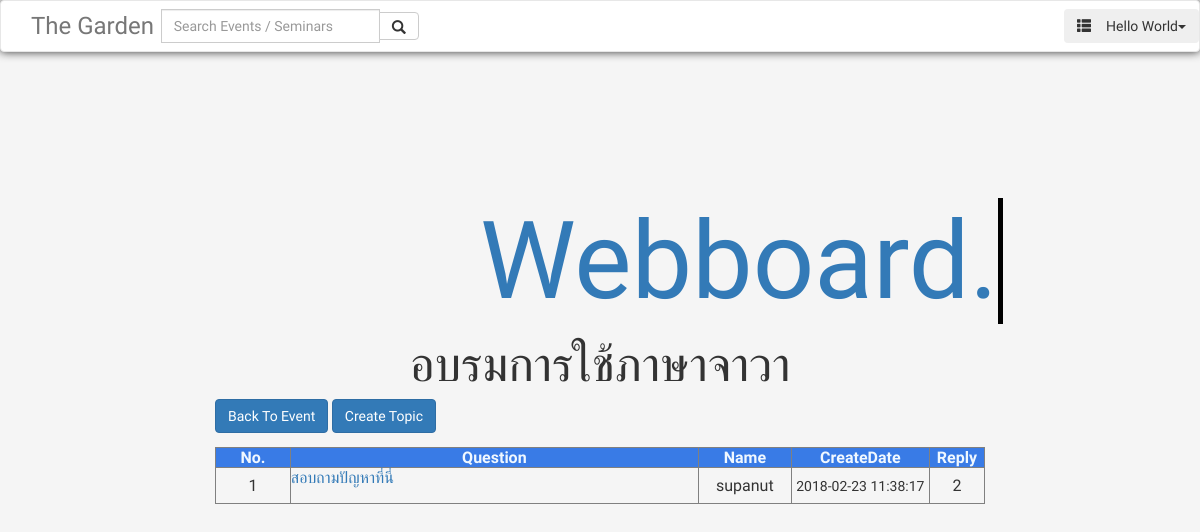
Page /nut.php?noevent=1 (signed in) on the committed database.
### tables this page shows
CREATE TABLE `event` (
  `noevent` int(10) UNSIGNED NOT NULL,
  `username` varchar(15) NOT NULL,
  `name` varchar(50) NOT NULL,
  `type` varchar(10) NOT NULL,
  `current` smallint(6) NOT NULL,
  `capacity` smallint(6) NOT NULL,
  `price` int(11) NOT NULL,
  `imagePath` text NOT NULL,
  `vdoPath` text NOT NULL,
  `description` text NOT NULL,
  `create_date_time` datetime NOT NULL,
  `start_date_time` datetime NOT NULL,
  `end_date_time` datetime NOT NULL,
  `location` text NOT NULL,
  `condition` text NOT NULL,
  `status` tinyint(1) NOT NULL
);

CREATE TABLE `topic` (
  `notopic` int(10) UNSIGNED NOT NULL,
  `noevent` int(10) UNSIGNED NOT NULL,
  `username` varchar(15) NOT NULL,
  `header` varchar(200) NOT NULL,
  `description` text NOT NULL,
  `date_time` datetime NOT NULL
);

### nut.php (the view, shortened to what this page needs)
<html>
<head>
<?php
require './header.php';
include "./database/epmtfafn_satta_db.php" ;?>
    <link rel="stylesheet" type="text/css" href="css/webboard.css">
</head>
<body style="font-family: 'Ubuntu', sans-serif;
    font-family: 'Noto Serif', serif;
    font-family: 'Nanum Gothic', sans-serif;
    font-family: 'Libre Baskerville', serif;
    font-family: 'Mitr', sans-serif;height:800px; background-color:rgb(245, 245, 245);">
<?php
$db = new DataBase();
$db->openDataBase();
$data=$db->get_topic_noevent_all($_GET['noevent']);
  $event=$db->get_noevent($_GET['noevent']);
?>
<div class="col-sm-2" ></div>
<div class="col-sm-8" >
  <div id="wallTopic" class="col-sm-12">
  <h1>
    <a href=""  style="font-size: 3em;"  class="typewrite" data-period="3000" data-type='[ "Webboard." ]'>
    </a>
  </h1>
  </div>
<div class="sticky-top" >
<center><font size="100px" ><?php echo $event['name']?></font></center>
<form method="get" action='eventMain.php'>
    <button class="btn btn-primary" type="submit">Back To Event</button>
    <a href="#popup1" class="btn btn-primary" data-toggle="modal" data-target="#myModal">Create Topic</a>
</form>
<table border="-1">
<tr id="TopicHeader" style="background-color: #397be6;
  -webkit-text-fill-color: aliceblue;">
<th width="85" > <div  align="center">No.</div></th>
<th width="480"> <div  align="center">Question </div></th>
<th width="100"> <div align="center">Name</div></th>
<th width="150"> <div align="center">CreateDate</div></th>
<th width="58"> <div align="center">Reply</div></th>
</tr>
<?php
$i=0; foreach ($data as $index) {
    ?>
<tr id="choice">
<?php $i=$i+1;
$db = new DataBase();
$db->openDataBase();
$reply=$db->get_comment_notopic_all($index['notopic']);
?>
<td><div id="NoTopic"  align="center"><?php echo $i?></div></td>
<td>
<form action="topic.php" method="get">
<a href="#" onclick="$(this).closest('form').submit()" value=$index["header"] name='v' ><?php echo $index["header"]?></a>
</form>
</td>
<td><div align="center" ><?php echo $index["username"]?></div></td>
<td><div align="center" style="font-size: 14px;"><?php echo $index["date_time"]?></div></td>
<td><div align="center"><?php echo count($reply)?></div></td>
</tr>
<?php
 }
?>
</table>
</div>
<div class="col-sm-2" "> </div>
</div>
</body>
</html>

### css/webboard.css (style rules this page uses)
body { background-color:rgb(230, 42, 42); font-family: 'Ubuntu', sans-serif; font-family: 'Noto Serif', serif; font-family: 'Nanum Gothic', sans-serif; font-family: 'Libre Baskerville', serif; font-family: 'Mitr', sans-serif; }
h1 { color:red; margin-top: 130px; margin-left: 250px; }

### rows in the picture
event: name "อบรมการใช้ภาษาจาวา"
topic: header "สอบถามปัญหาที่นี่", username "supanut", date_time "2018-02-23 11:38:17", count($reply) "2"

### other values in the picture
$_SESSION['first_name'] "Hello"
$_SESSION['last_name'] "World"
